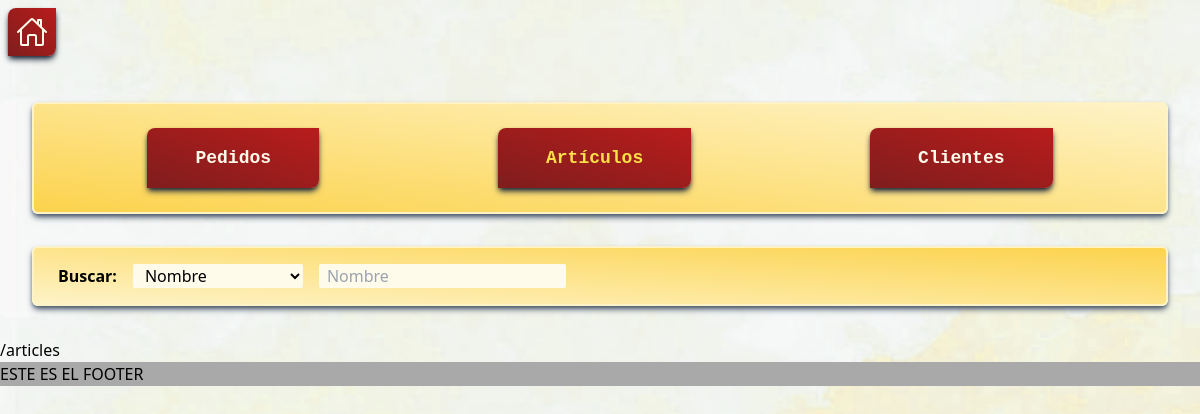
Before: /articles (signed in) with the older database file.
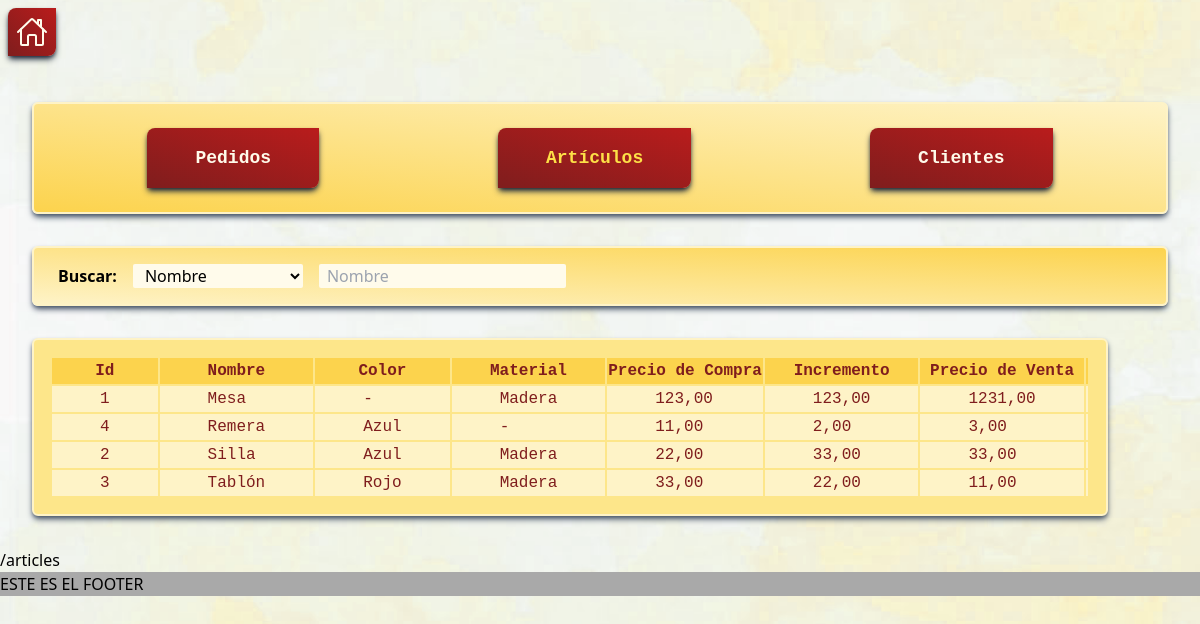
After: the same page with the newer database file.
### articles/models.py (models this page shows, shortened)
class Category(models.Model):
    name = models.CharField(max_length=100)
    class Meta:
        verbose_name = 'Categoría'
        verbose_name_plural = 'Categorías'
        ordering = ['name']

class Article(models.Model):
    name = models.CharField(verbose_name="Nombre",max_length=100)
    characteristics_id = models.ManyToManyField(Value,related_name='characteristics_id', blank=True, through='ArticleValue')
    buy_price = models.DecimalField(verbose_name="Precio de compra", max_digits=10, decimal_places=2, validators=[MinValueValidator(0.0)])
    increase = models.DecimalField(verbose_name="Incremento", max_digits=10, decimal_places=2, validators=[MinValueValidator(0.0)])
    sell_price = models.DecimalField(verbose_name="Precio de venta", max_digits=10, decimal_places=2, validators=[MinValueValidator(0.0)])
    class Meta:
        verbose_name = 'Artículo'
        verbose_name_plural = 'Artículos'
        ordering = ['name']

class Value(models.Model):
    name = models.CharField(max_length=100)
    category_id = models.ForeignKey(Category,on_delete=models.CASCADE)
    class Meta:
        unique_together = ('name', 'category_id')
        verbose_name = 'Valor'
        verbose_name_plural = 'Valores'
        ordering = ['name']

### articles/views.py (the view)
# urls.py: path('articles', articles_views.articles, name="articles"),
def articles(request):
    template = "articles.html"
    articles = Article.objects.all()
    categories = Category.objects.all()
    answer = "Artículos en la Base de datos"
    context = {
                "articles_any": articles,
                "answer":answer,
                "categories": categories,
                "datatype_input": 'name',
                "datatype": 'Nombre'
               }
    return render_login_required(request, template, context)

### articles/templatetags/custom_tags.py (called while the page is built)
@register.filter
def filter_by_category(values, category):
    return [value for value in values if value.category_id == category] #used list comprehension becouse its more elegant

### articles/utils.py (called while the page is built)
@login_required
def render_login_required(request, template: str,context: dict):
    return render(request, template, context)

### articles/templates/articles/articles.html (shortened to what this page needs)
{% extends './header.html' %}
{% block content_two %}
    <div id="search_answer_datatype">
        {% include 'articles_search_header.html'%}
        <div>
            {% if articles_any %}
                <div id="search_answer_data">
                    {% include 'articles_table.html' %}
                </div>
            {% endif %}
        </div>
    </div>
{% endblock %}

### articles/templates/articles/header.html (shortened to what this page needs)
{% extends 'footer.html' %}
{% load static %}
    {% block head_one %}
        <head>
            <link rel="stylesheet" href="{% static 'css/styles.css' %}">
        </head>
    {% endblock %}
    {% block content_one %}
        <form action="{% url 'home' %}">
            <button ion-button icon-only type="submit">
                <ion-icon name="home-outline"
                size="large"
                class="text-sm font-mono text-amber-50 font-bold rounded-tl-lg rounded-br-lg bg-gradient-to-tr from-red-900 to-red-700 p-2 m-2 shadow-md shadow-slate-800 transition hover:-translate-y-0.5 duration-300 hover:shadow-xl hover:shadow-slate-400 cursor-pointer"
                ></ion-icon>
            </button>
        </form>
        <body class="bg-cover bg-center" style="background-image: url('static/img/smoke-bg.png')">
            <div class="bg-gradient-to-tr from-amber-300 to-amber-100 rounded-md  border-2 p-4 m-8 shadow-slate-600 shadow-md border-separate border-amber-100 transition duration-300 hover:shadow-slate-600 hover:shadow-sm">
                <ul class="flex justify-around bg-center p-2">
                    <li>
                        <form action="{% url 'orders' %}">
                            <input class="text-lg font-mono text-amber-50 {% if request.path == '/orders' %} text-yellow-300 text-4xl {% endif %} font-bold rounded-tl-lg rounded-br-lg bg-gradient-to-tr from-red-900 to-red-700 px-12 py-4 shadow-md shadow-slate-800 transition ease-in-out  hover:-translate-y-1 hover:scale-110 duration-300 hover:shadow-xl hover:shadow-slate-400 cursor-pointer" type="submit" value="Pedidos" />
                        </form>
                    </li>
                    <li>
                        <form action="{% url 'articles' %}">
                            <input class="text-lg font-mono text-amber-50 {% if request.path == '/articles' %} text-yellow-300 text-4xl {% endif %} font-bold rounded-tl-lg rounded-br-lg bg-gradient-to-tr from-red-900 to-red-700 px-12 py-4 shadow-md shadow-slate-800 transition ease-in-out hover:-translate-y-1 hover:scale-110 duration-300 hover:shadow-xl hover:shadow-slate-400 cursor-pointer" type="submit" value="Artículos">
                        </form>
                    </li>
                        <form action="{% url 'customers' %}">
                            <input class="text-lg font-mono text-amber-50 {% if request.path == '/customers' %} text-yellow-300 text-4xl {% endif %} font-bold rounded-tl-lg rounded-br-lg bg-gradient-to-tr from-red-900 to-red-700 px-12 py-4 shadow-md shadow-slate-800 transition ease-in-out hover:-translate-y-1 hover:scale-110 duration-150 hover:shadow-xl hover:shadow-slate-400 cursor-pointer" type="submit" value="Clientes">
                        </form>
                </ul>
            </div>
            {% block content_two %}{% endblock %}
            {{ request.path }}
        </body>
    {% endblock %}

### articles/templates/articles/footer.html (shortened to what this page needs)
{% load static %}
<!DOCTYPE html>
<html lang="en">
<head>
    <link rel="stylesheet" href="{% static 'css/styles.css' %}">
    {% block head_one %}{% endblock %}
</head>
<body>
    {% block content_one %}{% endblock %}
    <div style="background-color: darkgray;">
        <h1>ESTE ES EL FOOTER</h1>
    </div>
</body>
</html>

### articles/templates/articles/partials/articles_search_header.html (shortened to what this page needs)
<div class="bg-gradient-to-tr from-amber-100 to-amber-300 rounded-md p-4 m-8 shadow-slate-600 shadow-md border-separate border-2 border-amber-100 transition duration-300 hover:shadow-slate-600 hover:shadow-sm">
    <div class="flex flex-row">
        <div class="basis-1/3 flex place-content-start">
                <label class="text-black font-sans font-bold mx-2" for="search_input">Buscar:</label>
                <select class="bg-amber-50 rounded-sm px-2 mx-2" name="datatype_input" id="datatype_input" hx-get="{% url 'articles_read_datatype' %}" hx-target="#search_answer_datatype"  hx-trigger="change" hx-swap="outerHTML">
                    <option value="name" {% if datatype_input == "name" %} selected {% endif %}>Nombre</option>
                </select>
                {% if datatype_input == 'name' %}<input class="bg-amber-50 rounded-sm px-2 mx-2" placeholder="{{datatype}}" type="text" hx-get="{% url 'articles_read_data' %}" hx-include="#datatype_input" name="search_input" id="search_input" hx-target="#search_answer_data" hx-swap="outerHTML" hx-trigger="keyup changed delay:300ms"></input>{% endif %}
        </div>
    </div>
</div>

### articles/templates/articles/partials/articles_table.html
{% if articles_any %}
<table class="table-auto font-mono  text-red-900  shadow-slate-600 shadow-md bg-amber-200 border-separate border-2 border-amber-100 rounded-md p-4 m-8 transition duration-300 hover:shadow-slate-600 hover:shadow-sm">
    <thead class="p-3 m-3">
        <tr class="bg-amber-300">
            <th class="m-4 ">Id</th>
            <th class="m-4 ">Nombre</th>
            {% for categorie in categories %}
            <th>{{categorie.name}}</th>
            {% endfor %}
            <th class="m-4 ">Precio de Compra</th>
            <th class="m-4 ">Incremento</th>
            <th class="m-4 ">Precio de Venta</th>
            <th></th>
        </tr>
    </thead>
    <tbody class="bg-amber-100">
        {% for article in articles_any %}
            <tr>
                <td class="m-4 px-12 " id="{{article.id}}">{{article.id}}</td>
                <td class="m-4 px-12 ">{{article.name}}</td>
                {% load custom_tags %}
                {% for category in categories %}
                    {% with article.characteristics_id.all|filter_by_category:category as values %}
                        {% if values %}
                            {% for value in values %}
                                <td class="m-4 px-12 tabular-nums slashed-zero">{{ value.name }}</td>
                            {% endfor %}
                        {% else %}
                            <td class="m-4 px-12 tabular-nums slashed-zero">-</td>
                        {% endif %}
                    {% endwith %}
                {% endfor %}
                <td class="m-4 px-12  tabular-nums slashed-zero">{{article.buy_price}}</td>
                <td class="m-4 px-12  tabular-nums slashed-zero">{{article.increase}}</td>
                <td class="m-4 px-12  tabular-nums slashed-zero">{{article.sell_price}}</td>
                <td>
                </td>
            </tr>
        {% endfor %}
    </tbody>
</table>
{% endif %}

Changed rows visible on the page:
now on this page (row unchanged): Category: name "Color"
now on this page (row unchanged): Category: name "Material"
added Article: id "1", name "Mesa", buy_price "123,00", increase "123,00", sell_price "1231,00"
added Value: name "Madera"
added Article: id "4", name "Remera", buy_price "11,00", increase "2,00", sell_price "3,00"
added Value: name "Azul"
added Article: id "2", name "Silla", buy_price "22,00", increase "33,00", sell_price "33,00"
added Article: id "3", name "Tablón", buy_price "33,00", increase "22,00", sell_price "11,00"
added Value: name "Rojo"
Other visible differences:
text now shown: "Id Nombre Precio de Compra Incremento Precio de Venta"
